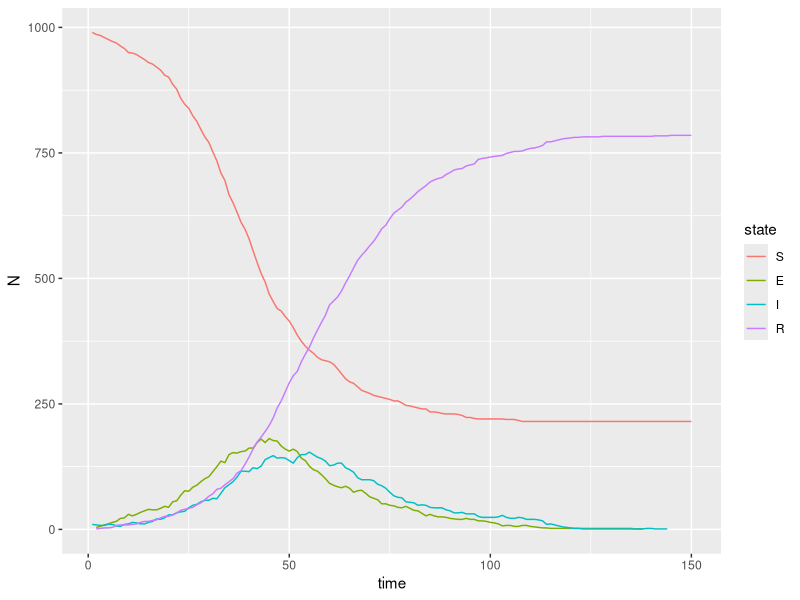

Here is the R script that generated this plot:
## SEIR-like model with individuals and state transition matrix
## The individuals are identical, so the same could also be done with an
## aggregated Markov model -- but this implementation allows extensions
## towards an individual-based model (IBM) with demography and movement
##
## thpe, 2020

library("dplyr")
library("reshape2")
library("ggplot2")

## ==== functions ==============================================================

## just for testing
update_state_v0 <- function(state, tmat) {
  newstate <- numeric(length(state))
  for (i in 1:length(state)) {
    newstate[i] <- sample(1:4, 1, prob = tmat[state[i], ])
  }
  newstate
}

## same result, but much faster
update_state  <- function(state, tmat) {
  newstate  <- numeric(length(state))
  states    <- unique(state)
  for (i in 1:length(states)) {
    ndx <- which(state == states[i])
    n   <- length(ndx)
    if (n > 0)
      newstate[ndx] <- sample(1:4, n, replace=TRUE, prob = tmat[states[i],])
  }
  newstate
}


gen_tmat <- function(state, A, alpha=0.5) {
  # A <- matrix(
  #   #  1,   2,  3,  4
  #   c( NA, NA,  0,  0,
  #      .0, .9, .1,  0,
  #      0,  0,  9,  .1,
  #      0,  0,  0,  1
  #   ),
  #   ncol = 4,
  #   byrow=TRUE
  # )
  N <- length(state)
  S <- sum(state == 1) / N
  I <- sum(state == 3) / N
  p <- alpha * S * I
  A[1, 1:2] <- c(1-p, p)
  A
}



## ==== simulation =============================================================

## ---- setup ------------------------------------------------------------------

## matrix with transition probabilities between states
## transition S --> E is calculated as: alpha * S/N * I/N
## row:    x_t   ('from state')
## column: x_t+1 ('to state')
## row sums must be 1.0
A <- matrix(
  #  S,   E,  I,  R
  c( NA, NA,  0,  0,
     .0, .9, .1,  0,
      0,  0, .9, .1,
      0,  0,  0,  1
  ),
  ncol  = 4,
  byrow = TRUE
)


N    <- 1000
Ninf <- 10
time <- 1:150



state <- c(rep(3, Ninf), rep(1, N - Ninf))

## ---- run --------------------------------------------------------------------

X <- matrix(nrow=length(time), ncol=length(state))
X[1, ] <- state
for (i in time[-1]) {
  state <- X[i-1,]
  tmat <- gen_tmat(state, A, alpha = 0.5)
  X[i, ] <- update_state(state, tmat)
}

out <- as.data.frame(cbind(time, X))
tmp <- melt(out, id.vars="time", variable.name="ID", value.name="state")
tmp$state <- factor(tmp$state, labels=c("S", "E", "I", "R"))
tmp$ID    <- as.numeric(tmp$ID) # numeric IDs

tmp %>%
  group_by(time, state) %>%
  summarize(N=n()) %>%
  ggplot(aes(time, N, color=state)) + geom_line()
